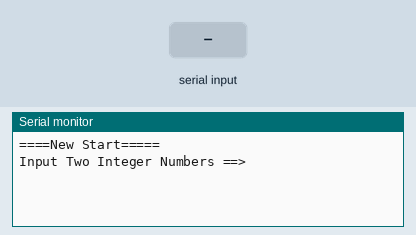
A sketch run on a simulated Arduino Uno, built with avr-gcc and run on an emulated ATmega328P. On the bench: the last lines printed to the serial monitor. Inputs (shaded band) come from the test bench.

Above: at 1.2 s.
1.3 s: "90,45\n" received over Serial
At 2.0 s:
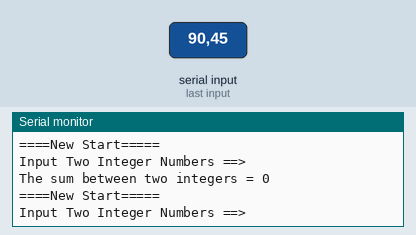
4.3 s: "30,150\n" received over Serial
At 5.7 s:
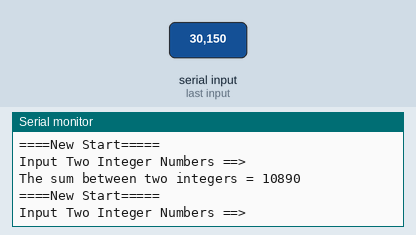

Measured:
- after the input at 1.3 s, the serial monitor: prints a new line at once (image 1)
- after the input at 4.3 s, the serial monitor: prints a new line at once (image 2)

The sketch:

ex6-9.ino
```cpp
int is_sum(int, int);

void setup() {
  // 시리얼 통신 속도 설정 : 속도 9600 bps, 8데이터 비트, 패리티 없음, 한 개의 스톱비트
 Serial.begin(9600) ;

}

void loop() {
     int Inum1, Inum2 ;
     int sum ;

         Serial.println("====New Start=====");
         Serial.println("Input Two Integer Numbers ==>");

           // PC에서 데이터가 전송되어 올때까지 기다린다.
          while(1) {
             if(Serial.available() > 0  ) break;
          }
          Inum1 = Serial.parseFloat();
          Inum2 = Serial.parseFloat();

          sum = is_sum(Inum1, Inum2);


          Serial.print("The sum between two integers = ");
          Serial.println(sum);

}

int is_sum(int n1, int n2)
{
  int i ;
  int s = 0;

  for(i = n1; i<=n2 ;i++)
    s = s+ i;

  return s ;
}
```
